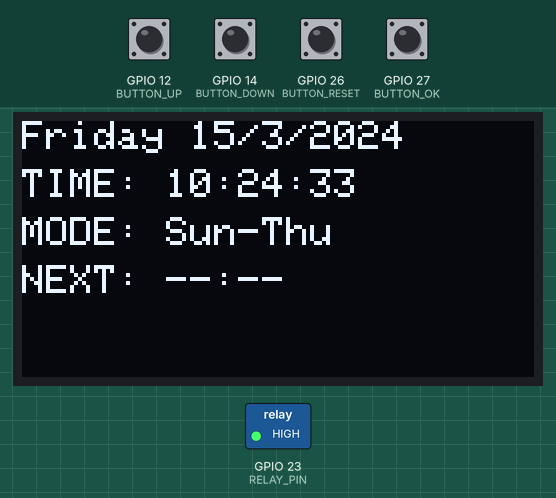
This sketch was run on a simulated ESP32. Parts: 128×64 one-colour display, switched loads named in the sketch (green lamp = pin HIGH). The inputs (shaded band) are chosen by the test bench; at power-on: GPIO 12 (BUTTON_UP), GPIO 14 (BUTTON_DOWN), GPIO 26 (BUTTON_RESET), GPIO 27 (BUTTON_OK) HIGH. The local clock reads 2024-03-15 10:24:30 at power-on unless the sketch sets it; EEPROM starts erased; nothing arrives over Bluetooth unless stated.

Above: at 3.2 s.
3.3 s: GPIO 12 (BUTTON_UP) pulled LOW for 0.15 s
At 4.1 s:
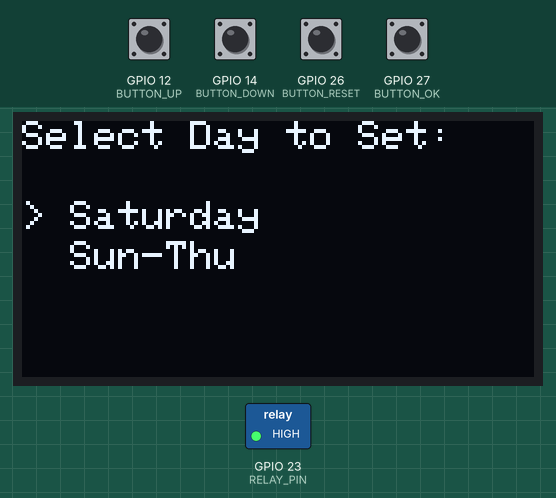
4.9 s: GPIO 27 (BUTTON_OK) pulled LOW for 1 s
At 6.7 s:
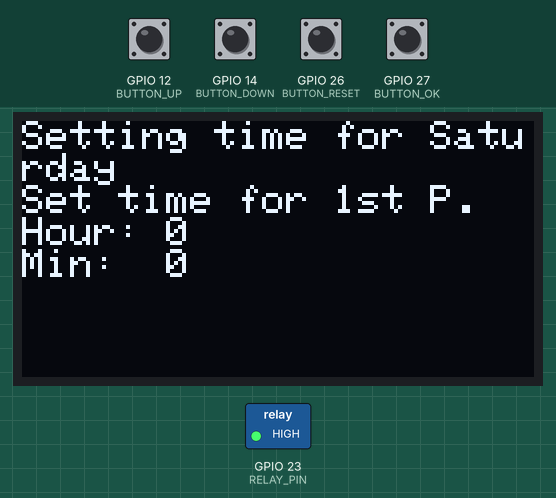
7.4 s: GPIO 26 (BUTTON_RESET) pulled LOW for 0.15 s
At 8.5 s:
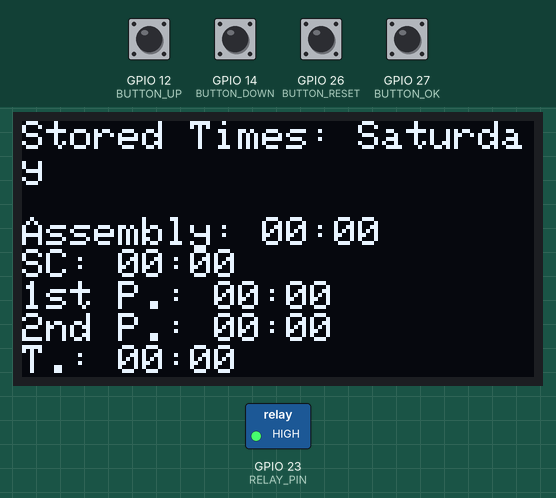
9.0 s: GPIO 27 (BUTTON_OK) pulled LOW for 1 s
11.5 s: GPIO 27 (BUTTON_OK) pulled LOW for 0.15 s
At 12.0 s:
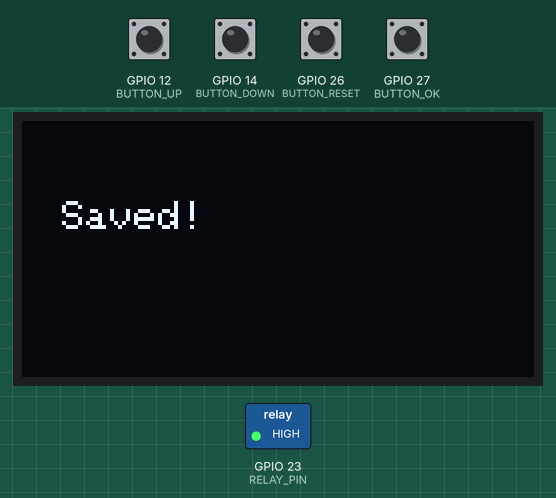
14.5 s: GPIO 12 (BUTTON_UP) pulled LOW for 1 s
At 15.9 s:
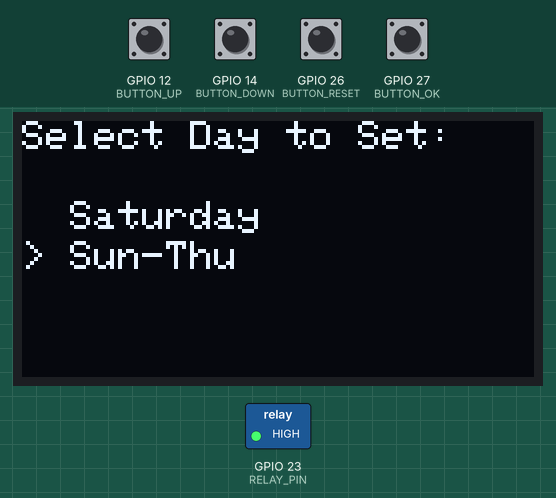
Timing chart, 0 to 17.5 s (numbered marks = the images above; inputs shaded):
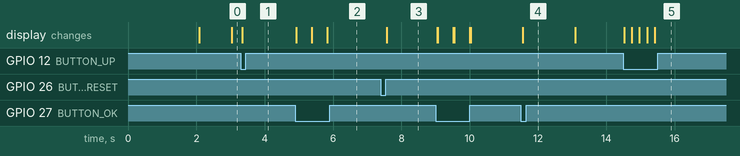

Measured:
- after the input at 3.3 s, the display: changes at once (image 1)
- after the input at 4.9 s, the display: first changes at once (image 2 shows a later state)
- after the input at 7.4 s, the display: changes after 0.18 s (image 3)
- after the input at 11.5 s, the display: changes after 0.06 s (image 4)
- after the input at 14.5 s, the display: first changes at once (image 5 shows a later state)

The sketch:

SuperNova.ino
```cpp
#include <Wire.h>
#include <RTClib.h>
#include <Adafruit_SSD1306.h>
#include <EEPROM.h>
#include <BluetoothSerial.h>

RTC_DS3231 rtc;
Adafruit_SSD1306 display(128, 64, &Wire, -1);
BluetoothSerial BT;

// Pins
#define RELAY_PIN 23
#define BUTTON_UP 12
#define BUTTON_DOWN 14
#define BUTTON_OK 27
#define BUTTON_RESET 26

#define EEPROM_SIZE 64

int weekdayBellTimes[8][2];
int saturdayBellTimes[5][2];   // Saturday (5 times)

int settingIndex = 0, subSetting = 0;
bool settingMode = false, settingSaturday = true, daySelectMode = false;

bool showingAllTimes = false, showingSaturdayTimes = true;
unsigned long showingStartTime = 0, scrollTime = 0;
int scrollOffset = 0;

unsigned long resetButtonPressedTime = 0;
bool resetButtonHeld = false;

DateTime now;
const char* weekdayLabels[8] = {"Assembly", "SC", "1st P.", "2nd P.", "T.", "T.P.O.", "4th P.", "5th P."};
const char* saturdayLabels[5] = {"Assembly", "SC", "1st P.", "2nd P.", "T."};
const char* daysOfWeek[7] = {"Sunday", "Monday", "Tuesday", "Wednesday", "Thursday", "Friday", "Saturday"};

void setup() {
  Serial.begin(115200);
  Wire.begin();
  if (!rtc.begin()) while (1);
  if (!display.begin(SSD1306_SWITCHCAPVCC, 0x3C)) while (1);

  BT.begin("SmartBell");  // Bluetooth setup


  // Show welcome message first
 display.clearDisplay();
  display.setTextSize(1);
  display.setCursor(10,10); display.println("MADE BY");
  display.setTextSize(2);
  display.setCursor(10,25); display.println("GOLAM");
  display.setCursor(10,45); display.println("RABBY");
  display.display(); delay(2000);

  EEPROM.begin(EEPROM_SIZE); loadBellTimes();

  pinMode(RELAY_PIN, OUTPUT); digitalWrite(RELAY_PIN, HIGH);
  pinMode(BUTTON_UP, INPUT_PULLUP);
  pinMode(BUTTON_DOWN, INPUT_PULLUP);
  pinMode(BUTTON_OK, INPUT_PULLUP);
  pinMode(BUTTON_RESET, INPUT_PULLUP);
}

void loop() {
  now = rtc.now();
  checkBluetooth();
  checkButtons();

  if (showingAllTimes) {
    showStoredTimes();
  } else if (!settingMode && !daySelectMode) {
    updateDisplay();
    checkSchedule();
  }
}

void checkBluetooth() {
  while (BT.available()) {
    char c = BT.read();
    if (c == 49) digitalWrite(RELAY_PIN, LOW);
    else if (c == 48) digitalWrite(RELAY_PIN, HIGH);
  }
}

void checkButtons() {
  static unsigned long lastDebounce = 0;
  const int debounceDelay = 200;

  if (millis() - lastDebounce < debounceDelay) return;

  // Check reset button for press+hold or press
  if (digitalRead(BUTTON_RESET) == LOW) {
    if (!resetButtonHeld) {
      resetButtonPressedTime = millis();
      resetButtonHeld = true;
    } else {
      if (millis() - resetButtonPressedTime >= 2000) {
        // Long press detected: reset EEPROM
        resetEEPROM();
        displayMessage("Reset Done!", 1500);
        loadBellTimes();
        showingAllTimes = false;
        settingMode = false;
        daySelectMode = false;
        resetButtonHeld = false;
        lastDebounce = millis();
        return;
      }
    }
  } else {
    if (resetButtonHeld) {
      // Button was released before 2 sec = short press
      if (millis() - resetButtonPressedTime < 2000) {
        // Show stored times on short press
        showingAllTimes = true;
        showingSaturdayTimes = true;
        showingStartTime = millis();
      }
      resetButtonHeld = false;
      lastDebounce = millis();
      return;
    }
  }

  if (daySelectMode) {
    if (digitalRead(BUTTON_UP) == LOW || digitalRead(BUTTON_DOWN) == LOW) {
      settingSaturday = !settingSaturday;
      displayDaySelect();
      lastDebounce = millis();
    }
    if (digitalRead(BUTTON_OK) == LOW) {
      daySelectMode = false;
      settingMode = true;
      settingIndex = 0;
      subSetting = 0;
      displaySetting();
      lastDebounce = millis();
    }
    return;
  }

  if (settingMode) {
    if (digitalRead(BUTTON_UP) == LOW) {
      adjustTime(1);
      lastDebounce = millis();
    }
    if (digitalRead(BUTTON_DOWN) == LOW) {
      adjustTime(-1);
      lastDebounce = millis();
    }
    if (digitalRead(BUTTON_OK) == LOW) {
      nextSetting();
      lastDebounce = millis();
    }
    return;
  }

  // If showing stored times, any button press exits that mode
  if (showingAllTimes) {
    if (digitalRead(BUTTON_UP) == LOW ||
        digitalRead(BUTTON_DOWN) == LOW ||
        digitalRead(BUTTON_OK) == LOW) {
      showingAllTimes = false;
      lastDebounce = millis();
      return;
    }
  }

  // Not in setting or showingAllTimes mode
  if (digitalRead(BUTTON_UP) == LOW) {
    daySelectMode = true;
    displayDaySelect();
    lastDebounce = millis();
  }
}

void adjustTime(int delta) {
  if (settingSaturday) {
    if (subSetting == 0) {
      saturdayBellTimes[settingIndex][0] += delta;
      if (saturdayBellTimes[settingIndex][0] > 23) saturdayBellTimes[settingIndex][0] = 0;
      if (saturdayBellTimes[settingIndex][0] < 0) saturdayBellTimes[settingIndex][0] = 23;
    } else {
      saturdayBellTimes[settingIndex][1] += delta;
      if (saturdayBellTimes[settingIndex][1] > 59) saturdayBellTimes[settingIndex][1] = 0;
      if (saturdayBellTimes[settingIndex][1] < 0) saturdayBellTimes[settingIndex][1] = 59;
    }
  } else {
    if (subSetting == 0) {
      weekdayBellTimes[settingIndex][0] += delta;
      if (weekdayBellTimes[settingIndex][0] > 23) weekdayBellTimes[settingIndex][0] = 0;
      if (weekdayBellTimes[settingIndex][0] < 0) weekdayBellTimes[settingIndex][0] = 23;
    } else {
      weekdayBellTimes[settingIndex][1] += delta;
      if (weekdayBellTimes[settingIndex][1] > 59) weekdayBellTimes[settingIndex][1] = 0;
      if (weekdayBellTimes[settingIndex][1] < 0) weekdayBellTimes[settingIndex][1] = 59;
    }
  }
  displaySetting();
}

void nextSetting() {
  subSetting = 1 - subSetting;
  if (subSetting == 0) {
    settingIndex++;
    int limit = settingSaturday ? 5 : 8;
    if (settingIndex >= limit) {
      saveBellTimes();
      settingMode = false;
      displayMessage("Saved!", 1500);
      return;
    }
  }
  displaySetting();
}

void displaySetting() {
  display.clearDisplay();
  display.setTextSize(1);
  display.setTextColor(SSD1306_WHITE);
  display.setCursor(0,0);
  display.print("Setting time for ");
  display.println(settingSaturday ? "Saturday" : "Sun-Thu");
  display.print("Set time for ");
  display.println(settingSaturday ? saturdayLabels[settingIndex] : weekdayLabels[settingIndex]);

  int h = settingSaturday ? saturdayBellTimes[settingIndex][0] : weekdayBellTimes[settingIndex][0];
  int m = settingSaturday ? saturdayBellTimes[settingIndex][1] : weekdayBellTimes[settingIndex][1];

  display.print("Hour: ");
  display.println(h);
  display.print("Min:  ");
  display.println(m);
  display.display();
}

void displayDaySelect() {
  display.clearDisplay();
  display.setTextSize(1);
  display.setTextColor(SSD1306_WHITE);
  display.setCursor(0,0);
  display.println("Select Day to Set:");
  display.setCursor(0,20);
  display.println(settingSaturday ? "> Saturday" : "  Saturday");
  display.setCursor(0,30);
  display.println(!settingSaturday ? "> Sun-Thu" : "  Sun-Thu");
  display.display();
}

void updateDisplay() {
  display.clearDisplay();
  display.setTextSize(1);
  display.setTextColor(SSD1306_WHITE);

  // Day and Date
  display.setCursor(0,0);
  display.print(daysOfWeek[now.dayOfTheWeek()]);
  display.print(" ");
  display.print(now.day());
  display.print("/");
  display.print(now.month());
  display.print("/");
  display.print(now.year());

  // Time
  display.setCursor(0,12);
  display.print("TIME: ");
  printTime(now.hour(), now.minute(), now.second());

  // Mode
  display.setCursor(0,24);
  display.print("MODE: ");
  display.println(now.dayOfTheWeek() == 6 ? "Saturday" : "Sun-Thu");

  // Next Bell Time (NBT)
  display.setCursor(0,36);
  display.print("NEXT: ");
  String nbt = getNextBellTimeString();
  display.print(nbt);

  display.display();
}

String getNextBellTimeString() {
  int limit = (now.dayOfTheWeek() == 6) ? 5 : 8;
  int (*bellTimes)[2];
  if (now.dayOfTheWeek() == 6)
    bellTimes = saturdayBellTimes;
  else
    bellTimes = weekdayBellTimes;

  for (int i = 0; i < limit; i++) {
    int h = bellTimes[i][0];
    int m = bellTimes[i][1];
    if (h == 0 && m == 0) continue; // Skip if not set

    if (h > now.hour() || (h == now.hour() && m > now.minute())) {
      char buf[6];
      sprintf(buf, "%02d:%02d", h, m);
      return String(buf);
    }
  }
  return "--:--";
}

void printTime(int h, int m, int s) {
  if (h < 10) display.print("0");
  display.print(h);
  display.print(":");
  if (m < 10) display.print("0");
  display.print(m);
  display.print(":");
  if (s < 10) display.print("0");
  display.print(s);
}

void checkSchedule() {
  if (now.second() != 0) return;

  if (now.dayOfTheWeek() == 6) {
    for (int i = 0; i < 5; i++) {
      if (now.hour() == saturdayBellTimes[i][0] && now.minute() == saturdayBellTimes[i][1]) {
        triggerBell(i);
      }
    }
  } else {
    for (int i = 0; i < 8; i++) {
      if (now.hour() == weekdayBellTimes[i][0] && now.minute() == weekdayBellTimes[i][1]) {
        triggerBell(i);
      }
    }
  }
}

void triggerBell(int index) {
  switch(index) {
    case 0: // Assembly - 10 sec
      digitalWrite(RELAY_PIN, LOW);
      delay(10000);
      digitalWrite(RELAY_PIN, HIGH);
      break;
    case 1: // SC - 5 sec
      digitalWrite(RELAY_PIN, LOW);
      delay(5000);
      digitalWrite(RELAY_PIN, HIGH);
      break;
    case 2: // 1st P - 1 ring
      ringPattern(1);
      break;
    case 3: // 2nd P - 2 rings
      ringPattern(2);
      break;
    case 4: // T. (Tiffin) - 3 rings + 5 sec continuous
      ringPattern(3);
      digitalWrite(RELAY_PIN, LOW);
      delay(5000);
      digitalWrite(RELAY_PIN, HIGH);
      break;
    case 5: // T.P.O. - 3 rings + 5 sec continuous
      ringPattern(3);
      digitalWrite(RELAY_PIN, LOW);
      delay(5000);
      digitalWrite(RELAY_PIN, HIGH);
      break;
    case 6: // 4th P - 4 rings
      ringPattern(4);
      break;
    case 7: // 5th P - 5 rings + 10 sec continuous
      ringPattern(5);
      digitalWrite(RELAY_PIN, LOW);
      delay(10000);
      digitalWrite(RELAY_PIN, HIGH);
      break;
  }
}

void ringPattern(int times) {
  for (int i = 0; i < times; i++) {
    digitalWrite(RELAY_PIN, LOW);
    delay(100);
    digitalWrite(RELAY_PIN, HIGH);
    delay(500);
  }
}

void saveBellTimes() {
  for (int i = 0; i < 5; i++) {
    EEPROM.write(i * 2, saturdayBellTimes[i][0]);
    EEPROM.write(i * 2 + 1, saturdayBellTimes[i][1]);
  }
  for (int i = 0; i < 8; i++) {
    EEPROM.write(i * 2 + 10, weekdayBellTimes[i][0]);
    EEPROM.write(i * 2 + 11, weekdayBellTimes[i][1]);
  }
  EEPROM.commit();
}

void loadBellTimes() {
  for (int i = 0; i < 5; i++) {
    int h = EEPROM.read(i * 2);
    int m = EEPROM.read(i * 2 + 1);
    if (h > 23) h = 0;
    if (m > 59) m = 0;
    saturdayBellTimes[i][0] = h;
    saturdayBellTimes[i][1] = m;
  }
  for (int i = 0; i < 8; i++) {
    int h = EEPROM.read(i * 2 + 10);
    int m = EEPROM.read(i * 2 + 11);
    if (h > 23) h = 0;
    if (m > 59) m = 0;
    weekdayBellTimes[i][0] = h;
    weekdayBellTimes[i][1] = m;
  }
}

// Reset all EEPROM data to 0xFF (empty)
void resetEEPROM() {
  for (int i = 0; i < EEPROM_SIZE; i++) EEPROM.write(i, 255);
  EEPROM.commit();
}

// Display all saved bell times (Saturday then Sun-Thu)
void showStoredTimes() {
  display.clearDisplay();
  display.setTextSize(1);
  display.setTextColor(SSD1306_WHITE);
  display.setCursor(0, 0);

  if (showingSaturdayTimes) {
    display.println("Stored Times: Saturday");
    display.println();
    for (int i = 0; i < 5; i++) {
      display.print(saturdayLabels[i]);
      display.print(": ");
      printPaddedTime(display, saturdayBellTimes[i][0], saturdayBellTimes[i][1]);
      display.println();
    }
    display.display();

    if (millis() - showingStartTime > 10000) {
      showingSaturdayTimes = false;
      showingStartTime = millis();
    }
  } else {
    display.println("Stored Times: Sun-Thu");
    display.println();
    for (int i = 0; i < 8; i++) {
      display.print(weekdayLabels[i]);
      display.print(": ");
      printPaddedTime(display, weekdayBellTimes[i][0], weekdayBellTimes[i][1]);
      display.println();
    }
    display.display();

    if (millis() - showingStartTime > 10000) {
      // Hold here until another button press exits showingAllTimes mode
    }
  }
}

void printPaddedTime(Adafruit_SSD1306 &disp, int h, int m) {
  if (h < 10) disp.print("0");
  disp.print(h);
  disp.print(":");
  if (m < 10) disp.print("0");
  disp.print(m);
}

void displayMessage(const char* msg, int duration) {
  display.clearDisplay();
  display.setTextSize(1);
  display.setTextColor(SSD1306_WHITE);
  display.setCursor(10, 20);
  display.println(msg);
  display.display();
  delay(duration);
}
```
